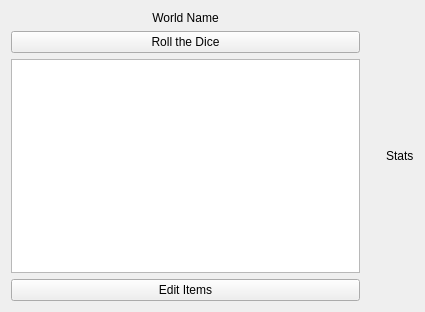
<?xml version="1.0" encoding="UTF-8"?>
<ui version="4.0">
 <class>Form</class>
 <widget class="QWidget" name="Form">
  <property name="geometry">
   <rect>
    <x>0</x>
    <y>0</y>
    <width>425</width>
    <height>312</height>
   </rect>
  </property>
  <property name="windowTitle">
   <string>D&amp;D Helper - Game</string>
  </property>
  <layout class="QVBoxLayout" name="verticalLayout">
   <item>
    <layout class="QHBoxLayout" name="horizontalLayout">
     <item>
      <layout class="QVBoxLayout" name="verticalLayout_2">
       <item>
        <widget class="QLabel" name="worldName">
         <property name="text">
          <string>World Name</string>
         </property>
         <property name="alignment">
          <set>Qt::AlignmentFlag::AlignCenter</set>
         </property>
        </widget>
       </item>
       <item>
        <widget class="QPushButton" name="rollDice">
         <property name="text">
          <string>Roll the Dice</string>
         </property>
        </widget>
       </item>
       <item>
        <widget class="QListWidget" name="characters"/>
       </item>
       <item>
        <widget class="QPushButton" name="editItems">
         <property name="text">
          <string>Edit Items</string>
         </property>
        </widget>
       </item>
      </layout>
     </item>
     <item>
      <spacer name="horizontalSpacer">
       <property name="orientation">
        <enum>Qt::Orientation::Horizontal</enum>
       </property>
       <property name="sizeType">
        <enum>QSizePolicy::Policy::Minimum</enum>
       </property>
       <property name="sizeHint" stdset="0">
        <size>
         <width>20</width>
         <height>20</height>
        </size>
       </property>
      </spacer>
     </item>
     <item>
      <widget class="QLabel" name="stats">
       <property name="text">
        <string>Stats</string>
       </property>
      </widget>
     </item>
    </layout>
   </item>
  </layout>
 </widget>
 <resources/>
 <connections/>
</ui>
